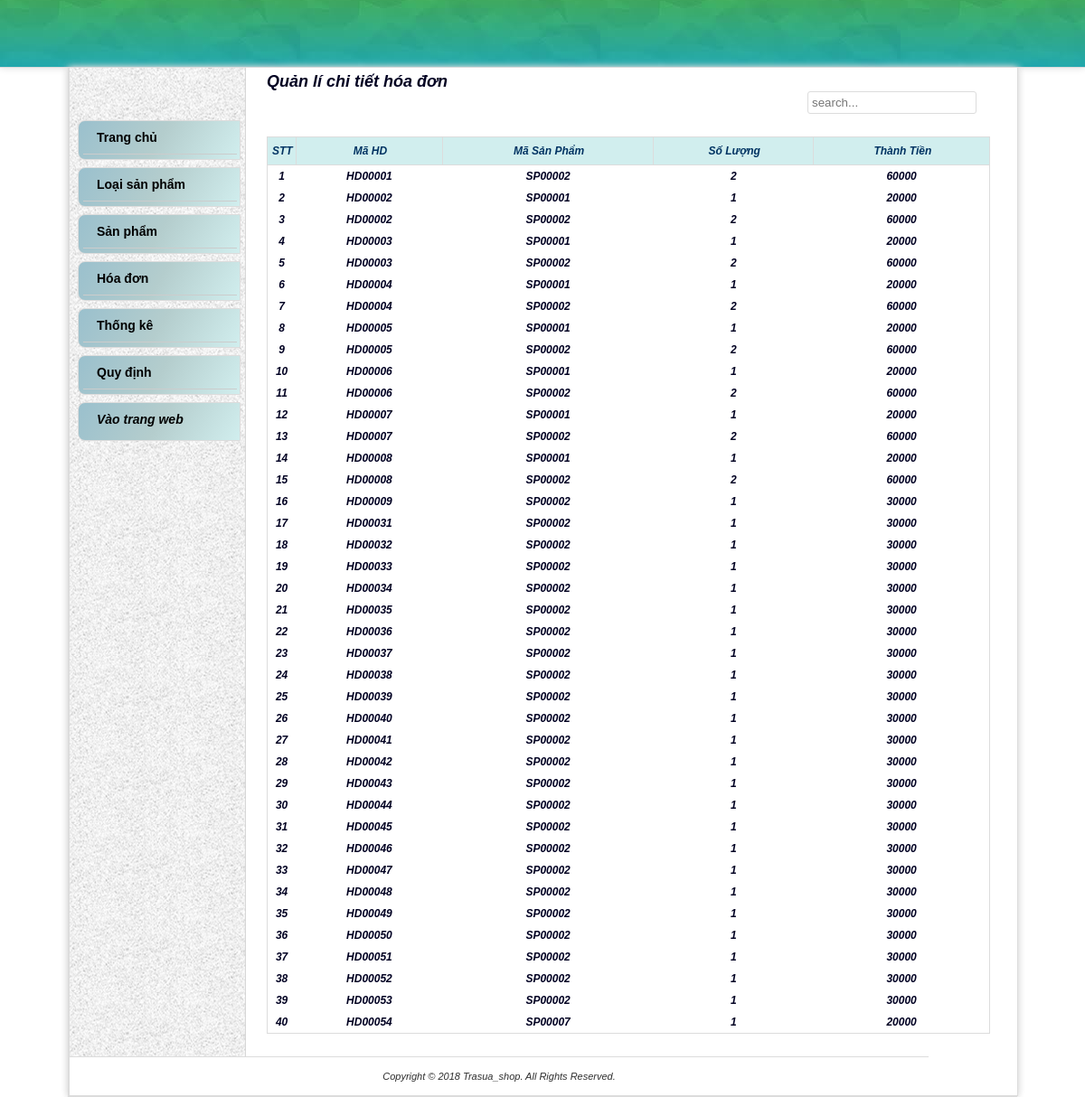
Page /chitiethoadon.php on the committed database.
### tables this page shows
CREATE TABLE `chitiethoadon` (
  `MaHD` varchar(7) NOT NULL,
  `MaSP` varchar(7) NOT NULL,
  `ThanhTien` int(15) DEFAULT NULL,
  `SoLuong` int(11) DEFAULT NULL
);

### model/chitiethoadon.php (called while the page is built, shortened)
<?php
 	function lay_chitiethoadon() {
		$conn = connect();
    	$strSQL = "select * from chitiethoadon ";
    	$result = mysqli_query($conn, $strSQL) Or die('<p>Không thể thực thi câu truy vấn.</p>');
    	return $result;
	}
?>

### chitiethoadon.php (the view, shortened to what this page needs)
<!DOCTYPE html>
<html>
    <head>
        <c:set var="root" value="${pageContext.request.contextPath}"/>
        <link href="css/mos-style.css" rel='stylesheet'type='text/css' />
    </head>
    <body>
        <?php include "parts/header.php"?>
    <div id="wrapper">
        <?php include "parts/menu.php"?>
        <div id="rightContent">
        <h2>Quản lí chi tiết hóa đơn</h2>
        <?php require_once(__DIR__."\model\chitiethoadon.php");?>
        <?php $list_chitiethoadon = lay_chitiethoadon(); ?>
        <div class="searchp">
        <form  action="controllers/chitiethoadon.php" method="post" enctype="multipart/form-data" >
            <input type="search" name="txt_search" value="" placeholder="search..." />
        </form>
        </div>
         <form  id="user-form" method="post" enctype="multipart/form-data" role="form">
            <table class='data' id = 'hoadonTables'>
             <tr class='data'>
                <th class="data" width="30px">STT</th>
                <th class="data">Mã HD</th>
                <th class="data">Mã Sản Phẩm</th>
                <th class="data">Số Lượng</th>
                <th class="data">Thành Tiền</th>
            </tr>
            <?php $i=0 ; ?>
                <?php while ($cthd= mysqli_fetch_array($list_chitiethoadon)){ ?>
                    <tr >
                        <?php $i= $i +1; ?>
                        <td ><h4 ><?php echo $i; ?></h4></td>
                        <td ><h4 ><?php echo $cthd['MaHD']; ?></h4></td>
                        <td ><h4 ><?php echo $cthd['MaSP'] ?></h4></td>
                        <td ><h4 ><?php echo $cthd['SoLuong'] ?></h4></td>
                        <td ><h4 ><?php echo $cthd['ThanhTien'] ?></h4></td>
                    </tr>
                <?php } ?>
            </table>
        </form>
        </div>
        <?php include "parts/footer.php"?>
        </div>
    </body>
</html>

### parts/header.php (shortened to what this page needs)
<!DOCTYPE html>
<html>
    <head>
    </head>
    <body>
        <div id="header">
            <div class="inHeader">
            </div>
        </div>
    </body>
</html>

### parts/menu.php (shortened to what this page needs)
<!DOCTYPE html>
<html>
    <head>
        <c:set var="root" value="${pageContext.request.contextPath}"/>
        <link href="css/mos-style.css" rel='stylesheet'type='text/css' />
    <body>
    <div id="wrapper">
        <div id="leftBar">
    <ul id="accordion" class="accordion">
        <li href="main.php">
            <div class="link"><i class="fa fa-paint-brush"></i><a href="main.php">Trang chủ</a><i class="fa fa-chevron-down"></i></div>
        </li>
        <li href="loaisanpham.php">
            <div class="link"><i class="fa fa-paint-brush"></i><a>Loại sản phẩm</a><i class="fa fa-chevron-down"></i></div>
        </li>
        <li href="sanpham.php">
            <div class="link"><i class="fa fa-paint-brush"></i><a>Sản phẩm</a><i class="fa fa-chevron-down"></i></div>
        </li>
        <li href="hoadon.php">
            <div class="link"><i class="fa fa-paint-brush"></i><a>Hóa đơn</a><i class="fa fa-chevron-down"></i></div>
        </li>
        <li href="#">
            <div class="link"><i class="fa fa-globe"></i><a>Thống kê</a><i class="fa fa-chevron-down"></i></div>
        </li>
        <li >
            <div class="link"><i class="fa fa-paint-brush"></i><a href="quydinh.php">Quy định</a><i class="fa fa-chevron-down"></div>
        </li>
        <li href="/anatea/staff_view.php">
            <div class="link"><i class="fa fa-paint-brush"></i><a href="/anatea/staff_view.php">Vào trang web</a><i class="fa fa-chevron-down"></i></div>
        </li>
    </ul>
    </div>
    <div>
</body>
</html>

### parts/footer.php (shortened to what this page needs)
<!DOCTYPE html>
<html>
    <head>
    </head>
    <body>
        <div id="footer">
			<p>Copyright © 2018 Trasua_shop. All Rights Reserved. </p>
        </div>
    </body>
</html>

### css/mos-style.css (style rules this page uses)
body { background: url(../images/latar.jpg); margin: 0; padding: 0; font-family: Arial; font-size: 12px; color: #2e2e2e; text-align: center; }
a { color: #527e19; text-decoration: none; }
input { padding: 4px;color: #5b5b5b;border: 1px solid #dcdcdc; -moz-border-radius: 3px;-webkit-border-radius: 3px;-o-border-radius: 3px; }
table { border:none;font-size: 12px; }
td { border:none; padding: 5px; }
table.data { border: 1px solid #dcdcdc; margin: 10px 0px 20px 0px; width: 97%; border-collapse: collapse;font-size: 12px; text-align: center; }
th.data { padding: 8px 4px 8px 4px;border: 1.5px solid #dcdcdc; background-color:#D1EEEE ;text-shadow: 1px 0px #003362;color:#0000; }
tr.data { background: #fff }
#header { width: 100%; border-bottom: 1px solid #dcdcdc; background: url(../img/header6.jpg) repeat left; height: 75px; z-index: 1000; -moz-box-shadow: 0px 0px 8px #dcdcdc; -webkit-box-shadow: 0px 0px 8px #dcdcdc; }
.inHeader { float: center; margin: auto; width: 920px; height: 45px; padding: 15px; border-right: 0px solid #dcdcdc; border-left: 0px solid #dcdcdc; }
div .searchp { float: right; border: 0px solid #dcdcdc; position: relative; right: 40px; text-align: right; width: 300px; height: 50px; border: 40px; }
#wrapper { width: 1050px; padding: 0px 0 0 0; position: relative; border-left: 1px solid #dcdcdc; border-right: 1px solid #dcdcdc; border-bottom: 1px solid #dcdcdc; float: center; margin: auto; text-align: center; background: #fff url(../img/bg_kiri.png) repeat-y; -moz-box-shadow: 0px 0px 8px #dcdcdc; -webkit-box-shadow: 0px 0px 8px #dcdcdc; }
#leftBar { width: 190px; float: left; padding: 20 20 20px 10px; margin-top: 50px; border-right: 0px solid #dcdcdc; text-align: left; }
#leftBar ul { list-style: none;padding: 0; margin: 0;font-size: 13px; }
#leftBar ul li { width: 180px; padding: 5px 3px 5px 5px; margin-top: 8px;margin-left: 9px; border: 1px solid #dcdcdc; -moz-border-radius-topleft: 8px;-moz-border-radius-bottomleft: 8px; -webkit-border-top-left-radius: 8px;-webkit-border-bottom-left-radius: 8px; -o-border-top-left-radius: 8px;-o-border-bottom-left-radius: 8px; }
#leftBar ul li a { width: 100%; color: #000000; padding: 10px 10px 10px 5px; cursor: pointer; -webkit-transition: padding-left 250ms ease-out; -moz-transition: padding-left 250ms ease-out; -o-transition: padding-left 250ms ease-out; }
#rightContent { width: 835px; padding: 5px; float: right; border-left: 0px solid #dcdcdc; text-align: left; color: #000022; }
#footer { width: 950px; padding: 15px 0 15px 0; text-align: center; font-size: 11px; border-top: 1px solid #dcdcdc; background: #fff; }

### parts/menu.php (style rules this page uses)
* { margin: 0; padding: 0; -webkit-box-sizing: border-box; -moz-box-sizing: border-box; box-sizing: border-box; }
ul { list-style-type: none; }
a { color: #b63b4d; text-decoration: none; }
.accordion li { width: 164px; background: linear-gradient(120deg,#9AC0CD,#B4CDCD,#D1EEEE)repeat left center; padding: 10px 0 10px 10px; margin-top: 8px;margin-left: 9px; border: 2px solid #dcdcdc; -moz-border-radius-topleft: 5px;-moz-border-radius-bottomleft: 5px; -webkit-border-top-left-radius: 5px;-webkit-border-bottom-left-radius: 5px; -o-border-top-left-radius: 5px;-o-border-bottom-left-radius: 5px; }
.accordion .link { cursor: pointer; display: block; padding: 5px 10px 10px 10px; color: #4D4D4D; font-size: 14px; font-weight: 700; border-bottom: 1px solid #CCC; position: relative; -webkit-transition: all 0.4s ease; -o-transition: all 0.4s ease; transition: all 0.4s ease; }
.accordion li:last-child .link { border-bottom: 0; }
.accordion li i { position: absolute; top: 16px; left: 12px; font-size: 18px; color: #595959; -webkit-transition: all 0.4s ease; -o-transition: all 0.4s ease; transition: all 0.4s ease; }
.accordion li i.fa-chevron-down { right: 12px; left: auto; font-size: 16px; }

### rows in the picture
chitiethoadon: MaHD "HD00001", MaSP "SP00002", SoLuong "2", ThanhTien "60000"
chitiethoadon: MaHD "HD00002", MaSP "SP00001", SoLuong "1", ThanhTien "20000"
chitiethoadon: MaHD "HD00002", MaSP "SP00002", SoLuong "2", ThanhTien "60000"
chitiethoadon: MaHD "HD00003", MaSP "SP00001", SoLuong "1", ThanhTien "20000"
chitiethoadon: MaHD "HD00003", MaSP "SP00002", SoLuong "2", ThanhTien "60000"
chitiethoadon: MaHD "HD00004", MaSP "SP00001", SoLuong "1", ThanhTien "20000"
chitiethoadon: MaHD "HD00004", MaSP "SP00002", SoLuong "2", ThanhTien "60000"
chitiethoadon: MaHD "HD00005", MaSP "SP00001", SoLuong "1", ThanhTien "20000"
chitiethoadon: MaHD "HD00005", MaSP "SP00002", SoLuong "2", ThanhTien "60000"
chitiethoadon: MaHD "HD00006", MaSP "SP00001", SoLuong "1", ThanhTien "20000"
chitiethoadon: MaHD "HD00006", MaSP "SP00002", SoLuong "2", ThanhTien "60000"
chitiethoadon: MaHD "HD00007", MaSP "SP00001", SoLuong "1", ThanhTien "20000"
chitiethoadon: MaHD "HD00007", MaSP "SP00002", SoLuong "2", ThanhTien "60000"
chitiethoadon: MaHD "HD00008", MaSP "SP00001", SoLuong "1", ThanhTien "20000"
chitiethoadon: MaHD "HD00008", MaSP "SP00002", SoLuong "2", ThanhTien "60000"
chitiethoadon: MaHD "HD00009", MaSP "SP00002", SoLuong "1", ThanhTien "30000"
chitiethoadon: MaHD "HD00031", MaSP "SP00002", SoLuong "1", ThanhTien "30000"
chitiethoadon: MaHD "HD00032", MaSP "SP00002", SoLuong "1", ThanhTien "30000"
chitiethoadon: MaHD "HD00033", MaSP "SP00002", SoLuong "1", ThanhTien "30000"
chitiethoadon: MaHD "HD00034", MaSP "SP00002", SoLuong "1", ThanhTien "30000"
chitiethoadon: MaHD "HD00035", MaSP "SP00002", SoLuong "1", ThanhTien "30000"
chitiethoadon: MaHD "HD00036", MaSP "SP00002", SoLuong "1", ThanhTien "30000"
chitiethoadon: MaHD "HD00037", MaSP "SP00002", SoLuong "1", ThanhTien "30000"
chitiethoadon: MaHD "HD00038", MaSP "SP00002", SoLuong "1", ThanhTien "30000"
chitiethoadon: MaHD "HD00039", MaSP "SP00002", SoLuong "1", ThanhTien "30000"
chitiethoadon: MaHD "HD00040", MaSP "SP00002", SoLuong "1", ThanhTien "30000"
chitiethoadon: MaHD "HD00041", MaSP "SP00002", SoLuong "1", ThanhTien "30000"
chitiethoadon: MaHD "HD00042", MaSP "SP00002", SoLuong "1", ThanhTien "30000"
chitiethoadon: MaHD "HD00043", MaSP "SP00002", SoLuong "1", ThanhTien "30000"
chitiethoadon: MaHD "HD00044", MaSP "SP00002", SoLuong "1", ThanhTien "30000"
chitiethoadon: MaHD "HD00045", MaSP "SP00002", SoLuong "1", ThanhTien "30000"
chitiethoadon: MaHD "HD00046", MaSP "SP00002", SoLuong "1", ThanhTien "30000"
chitiethoadon: MaHD "HD00047", MaSP "SP00002", SoLuong "1", ThanhTien "30000"
chitiethoadon: MaHD "HD00048", MaSP "SP00002", SoLuong "1", ThanhTien "30000"
chitiethoadon: MaHD "HD00049", MaSP "SP00002", SoLuong "1", ThanhTien "30000"
chitiethoadon: MaHD "HD00050", MaSP "SP00002", SoLuong "1", ThanhTien "30000"
chitiethoadon: MaHD "HD00051", MaSP "SP00002", SoLuong "1", ThanhTien "30000"
chitiethoadon: MaHD "HD00052", MaSP "SP00002", SoLuong "1", ThanhTien "30000"
chitiethoadon: MaHD "HD00053", MaSP "SP00002", SoLuong "1", ThanhTien "30000"
chitiethoadon: MaHD "HD00054", MaSP "SP00007", SoLuong "1", ThanhTien "20000"
